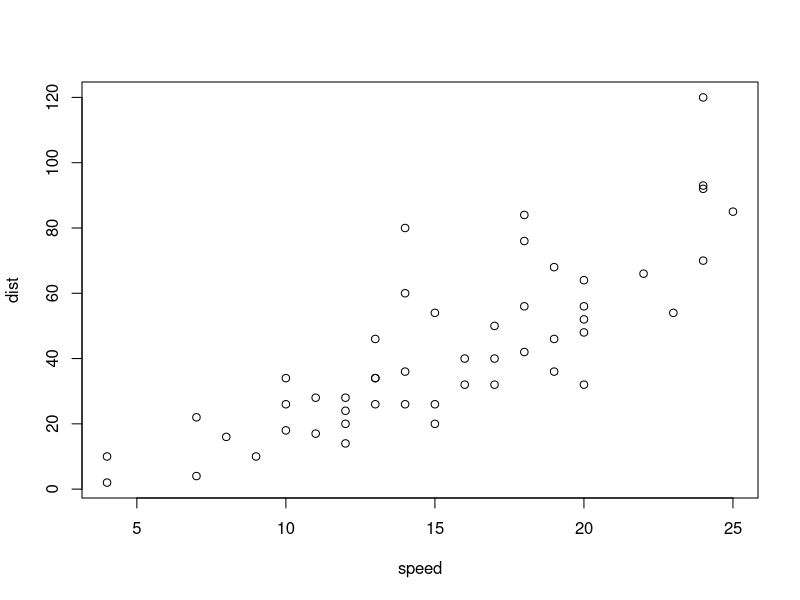
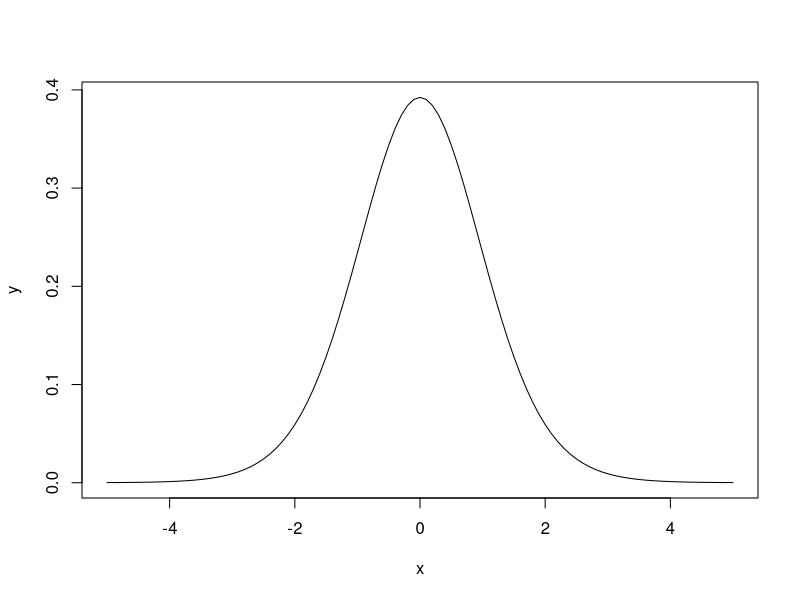
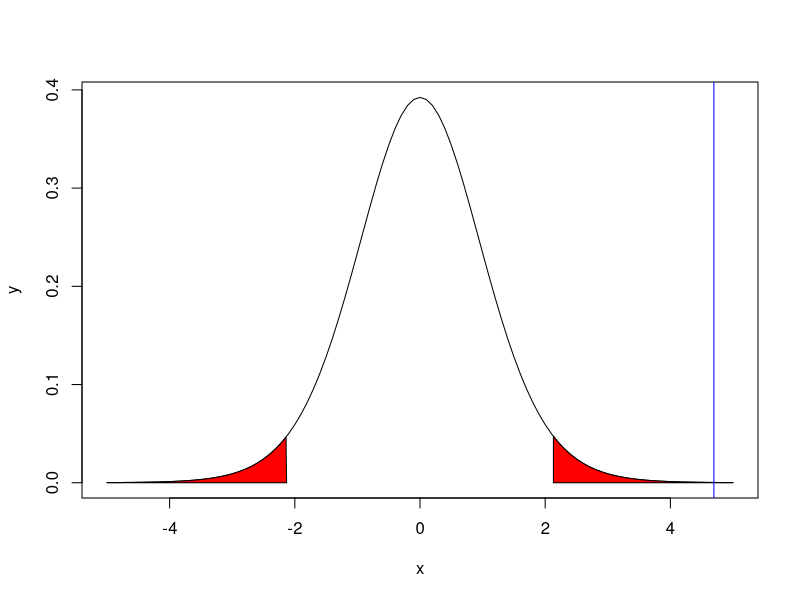

The R script that drew these images, in order:
## ---- chunk 1
plot(cars)
## ---- chunk 2
stiffness <- c(11, 12, 15, 14, 17, 20, 18, 14, 18, 11, 17, 14, 16, 13, 15, 19)
tresult <- t.test(stiffness,mu=12)
tresult
## ---- chunk 3
str(tresult)
## ---- chunk 4
x <- seq(-5,5,0.1)
y <- dt(x,df=15)
plot(x,y,type='l')
## ---- chunk 5
t95 <- qt(0.975,df=15)
t95
## ---- chunk 6
x <- seq(-5,5,0.1)
y <- dt(x,df=15)
plot(x,y,type='l')
x <- seq(-5,-t95,0.01)
y <- dt(x,df=15)
polygon(c(x,-t95,-5),c(y,0,0),col='red',border='black')
x <- seq(t95,5,0.01)
y <- dt(x,df=15)
polygon(c(x,5,t95),c(y,0,0),col='red',border='black')
abline(v=tresult$statistic,col='blue')
## ---- chunk 7
library("car")
korea <- c(22, 19, 16, 17, 19, 16, 26, 24, 18, 19, 13, 16, 22, 18, 19, 22, 19, 26)
seoul <- c(22, 20, 28, 24, 22, 28, 22, 19, 25, 21, 23, 24, 23, 23, 29, 23)
df1 <- data.frame(stiffness=korea)
df1[['company']] <- 'korea'
df2 <- data.frame(stiffness=seoul)
df2[['company']] <- 'seoul'
df <- rbind(df1,df2)
df[['company']] = as.factor(df[['company']])
lv <- leveneTest(stiffness~company,center=mean,data=df)
lv
## ---- chunk 8
tresult2 <- t.test(korea,seoul,var.equal=T)
tresult2
## ---- chunk 9
tresult3 <- t.test(korea,seoul,var.equal=F)
tresult3
